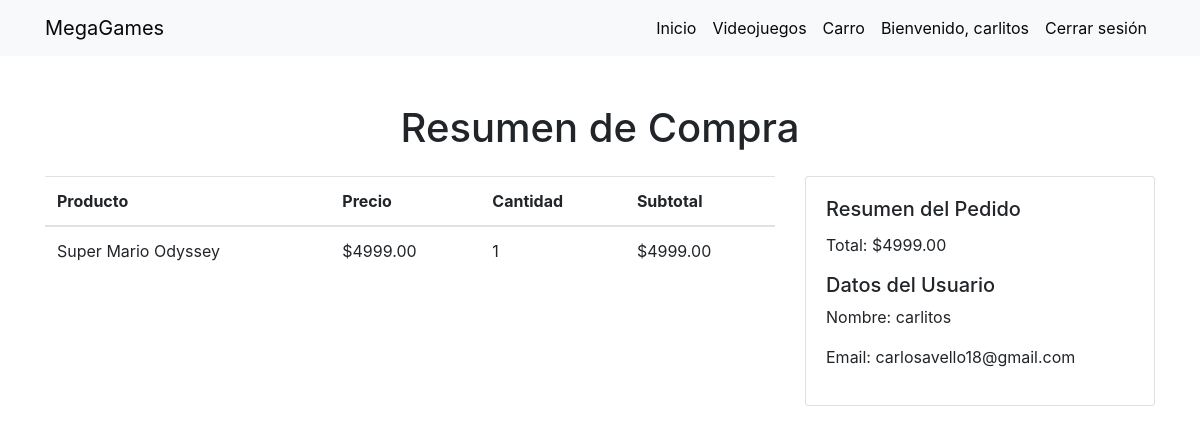
Screenshot of /checkout/ (signed in) with the database file from the repository.
### myapp/models.py (models this page shows, shortened)
class CarritoItem(models.Model):
    usuario = models.ForeignKey(User, on_delete=models.CASCADE)
    videojuego = models.ForeignKey(Videojuego, on_delete=models.CASCADE)
    cantidad = models.PositiveIntegerField(default=1)
    class Meta:
        unique_together = ('usuario', 'videojuego')

class Videojuego(models.Model):
    nombre = models.CharField(max_length=200)
    slug = models.SlugField(unique=True, blank=True)
    descripcion = models.TextField()
    precio = models.DecimalField(max_digits=10, decimal_places=2)
    stock = models.IntegerField(null=True, blank=True)
    foto = models.ImageField(upload_to='myapp/static/img/', null=True, blank=True)

### myapp/views.py (the view)
# urls.py: path('checkout/', views.resumen_compra, name='resumen_compra'),
@login_required
def resumen_compra(request):
    items = CarritoItem.objects.filter(usuario=request.user)
    total = sum(item.videojuego.precio * item.cantidad for item in items)
    return render(request, 'resumen_compra.html', {
        'items': items,
        'total': total,
        'user': request.user
    })

### myapp/templates/resumen_compra.html (shortened to what this page needs)
{% load static %}
<!DOCTYPE html>
<html lang="en">
<head>
  <link rel="stylesheet" href="{% static 'css/style.css' %}">
  <link rel="stylesheet" href="https://cdnjs.cloudflare.com/ajax/libs/font-awesome/5.15.3/css/all.min.css">
  <link rel="stylesheet" href="https://maxcdn.bootstrapcdn.com/bootstrap/4.0.0/css/bootstrap.min.css">
</head>
<body>
  <nav class="navbar navbar-expand-lg navbar-light bg-light">
    <div class="container">
      <a class="navbar-brand" href="#">MegaGames</a>
      <div class="collapse navbar-collapse" id="navbarNav">
        <ul class="navbar-nav ml-auto">
          <li class="nav-item">
            <a class="nav-link" href="{% url 'index' %}">Inicio</a>
          </li>
          <li class="nav-item">
            <a class="nav-link" href="{% url 'productos' %}">Videojuegos</a>
          </li>
          <li class="nav-item">
            <a class="nav-link" href="{% url 'carro' %}">
               Carro
            </a>
          </li>
          {% if user.is_authenticated %}
            <li class="nav-item">
              <span class="nav-link">Bienvenido, {{ user.username }}</span>
            </li>
            <li class="nav-item">
              <a class="nav-link" href="{% url 'logout' %}"> Cerrar sesión</a>
            </li>
          {% endif %}
        </ul>
      </div>
    </div>
  </nav>
  <div class="container my-5">
    <h1 class="text-center mb-4">Resumen de Compra</h1>
    <div class="row">
      <div class="col-md-8">
        <table class="table">
          <thead>
            <tr>
              <th>Producto</th>
              <th>Precio</th>
              <th>Cantidad</th>
              <th>Subtotal</th>
            </tr>
          </thead>
          <tbody>
            {% for item in items %}
            <tr>
              <td>{{ item.videojuego.nombre }}</td>
              <td>${{ item.videojuego.precio }}</td>
              <td>{{ item.cantidad }}</td>
              <td>${{ item.videojuego.precio|floatformat:2 }}</td>
            </tr>
            {% endfor %}
          </tbody>
        </table>
      </div>
      <div class="col-md-4">
        <div class="card">
          <div class="card-body">
            <h5 class="card-title">Resumen del Pedido</h5>
            <p class="card-text">Total: <span>${{ total|floatformat:2 }}</span></p>
            <h5>Datos del Usuario</h5>
            <p>Nombre: {{ user.username }}</p>
            <p>Email: {{ user.email }}</p>
          </div>
        </div>
      </div>
    </div>
  </div>
</body>
</html>

### myapp/static/css/style.css (style rules this page uses)
body { display: flex; flex-direction: column; min-height: 100vh; background-image: url(../img/fondo.jpg); }
.navbar.navbar-light .navbar-brand, .navbar.navbar-light .navbar-nav .nav-link { color: rgb(8, 8, 8); }

### rows the page displays
CarritoItem: videojuego.nombre "Super Mario Odyssey", videojuego.precio "4999.00", cantidad "1"

### other values shown
{{ user.username }} "carlitos"
{{ total|floatformat:2 }} "4999.00"
{{ user.email }} "carlosavello18@gmail.com"
